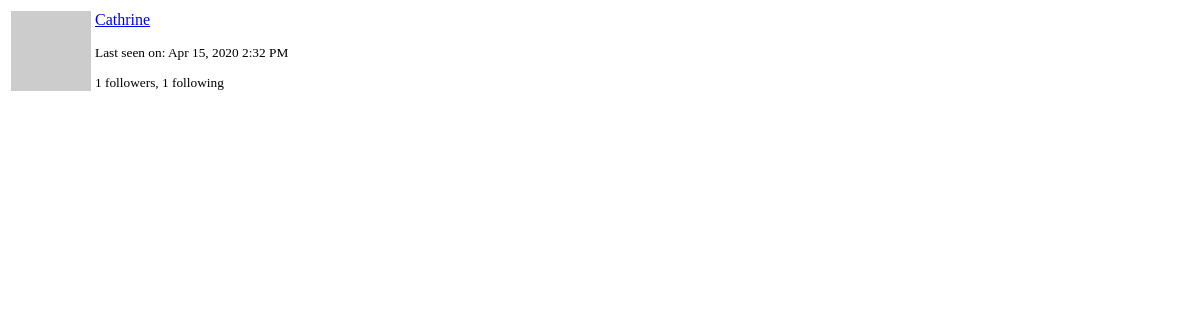
Before: /user/Cathrine/popup (signed in) with the older database file.
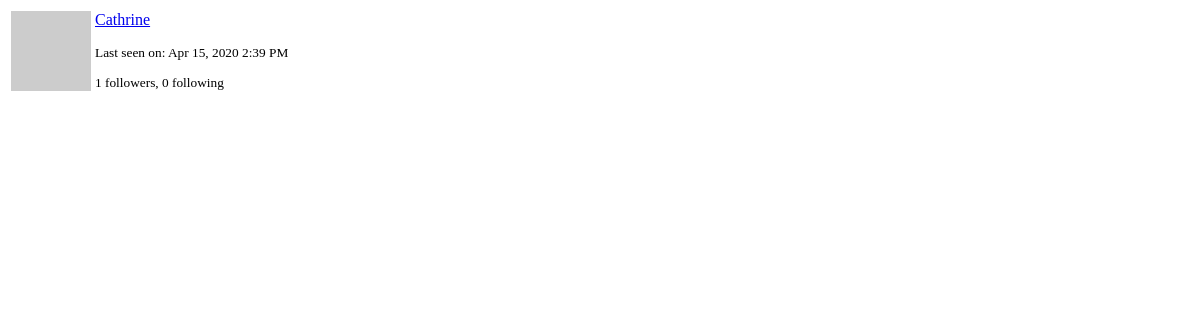
After: the same page with the newer database file.
### app/models.py (models this page shows, shortened)
class User(UserMixin, db.Model):
    id = db.Column(db.Integer, primary_key=True)
    username = db.Column(db.String(64), index=True, unique=True)
    email = db.Column(db.String(120), index=True, unique=True)
    password_hash = db.Column(db.String(128))
    posts = db.relationship('Post', backref='author', lazy='dynamic')
    about_me = db.Column(db.String(140))
    last_seen = db.Column(db.DateTime, default=datetime.utcnow)
    followed = db.relationship(
        'User', secondary=followers,
        primaryjoin=(followers.c.follower_id == id),
        secondaryjoin=(followers.c.followed_id == id),
        backref=db.backref('followers', lazy='dynamic'), lazy='dynamic')
    messages_sent = db.relationship('Message',
                                    foreign_keys='Message.sender_id',
                                    backref='author', lazy='dynamic')
    messages_received = db.relationship('Message',
                                        foreign_keys='Message.recipient_id',
                                        backref='recipient', lazy='dynamic')
    last_message_read_time = db.Column(db.DateTime)
    def avatar(self, size):
        digest = md5(self.email.lower().encode('utf-8')).hexdigest()
        return 'https://www.gravatar.com/avatar/{}?d=identicon&s={}'.format(digest, size)

### app/main/routes.py (the view)
@bp.route('/user/<username>/popup')
@login_required
def user_popup(username):
    user = User.query.filter_by(username=username).first_or_404()
    return render_template('user_popup.html', user=user)

### app/main/routes.py (called while the page is built)
@bp.before_request
def before_request():
    if current_user.is_authenticated:
        current_user.last_seen = datetime.utcnow()
        db.session.commit()
        g.search_form = SearchForm()
    g.locale = str(get_locale())

### app/models.py (called while the page is built)
@login.user_loader
def load_user(id):
    return User.query.get(int(id))

    @classmethod
    def before_commit(cls, session):
        session._changes = {
            'add': list(session.new),
            'update': list(session.dirty),
            'delete': list(session.deleted)
        }

    @classmethod
    def after_commit(cls, session):
        for obj in session._changes['add']:
            if isinstance(obj, SearchableMixin):
                add_to_index(obj.__tablename__, obj)
        for obj in session._changes['update']:
            if isinstance(obj, SearchableMixin):
                add_to_index(obj.__tablename__, obj)
        for obj in session._changes['delete']:
            if isinstance(obj, SearchableMixin):
                remove_from_index(obj.__tablename__, obj)
        session._changes = None

### app/templates/user_popup.html (shortened to what this page needs)
<table class="table">
  <tr>
    <td width="64" style="border: 0px;"><img src="{{ user.avatar(64) }}"></td>
    <td style="border: 0px;">
      <p>
        <a href="{{ url_for('main.user', username=user.username)}}">
          {{ user.username }}
        </a>
      </p>
      <small>
        {% if user.last_seen %}
        <p>{{ _('Last seen on')}}:
           {{ moment(user.last_seen).format('lll') }}</p>
        {% endif %}
        <p>{{ _('%(count)d followers', count=user.followers.count()) }},
           {{ _('%(count)d following', count=user.followed.count()) }}</p>
      </small>
    </td>
  </tr>
</table>

Changed rows visible on the page:
changed User "Cathrine": last_seen "Apr 15, 2020 2:32 PM" → "Apr 15, 2020 2:39 PM"
Other visible differences:
text no longer shown: "1 following"
text now shown: "0 following"
